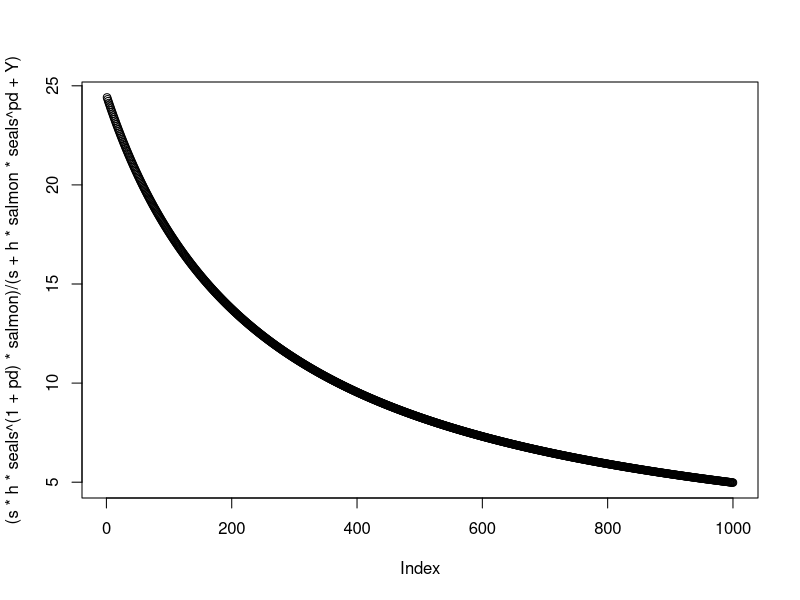

Here is the R script that generated this plot:
# messing with the satiation predation equation Tim sent

# terms
days <- 10
s <- 5
h <- 0.05
seals <- 5
pd <- 1
salmon <- 1000
Y <- 1:1000


prey_consumed <- (s*h*seals^(1+pd)*salmon)/(s+h*salmon*seals^pd+Y)

plot((s*h*seals^(1+pd)*salmon)/(s+h*salmon*seals^pd+Y))
